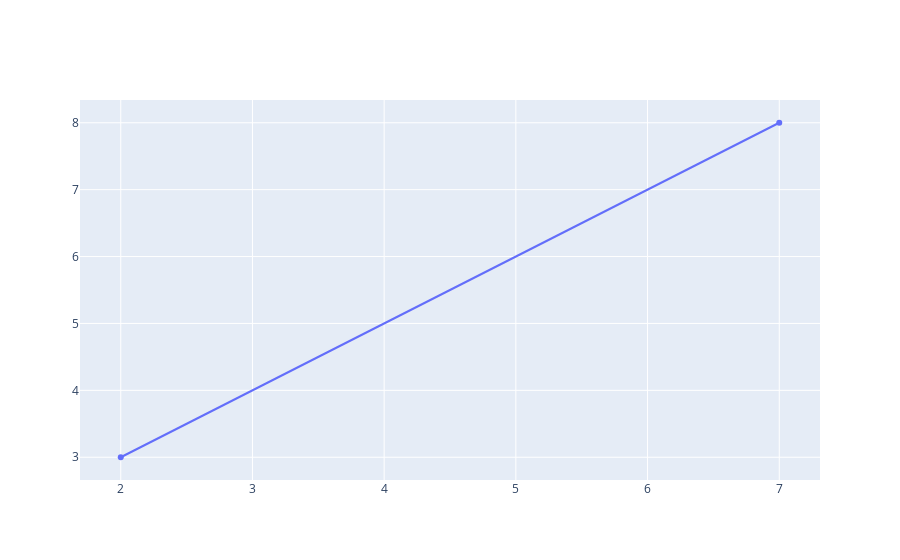

Source (notebook cell):
### Code cell
# Add a trace to the figure
fig.add_trace(trace1)

### Figure 1 — Plotly figure (JSON) as saved in the notebook; plotly's stock layout.template omitted (floating-point values rounded to 4 significant figures)
{"data": [{"type": "scatter", "x": [2, 7], "y": [3, 8]}], "layout": {}}
